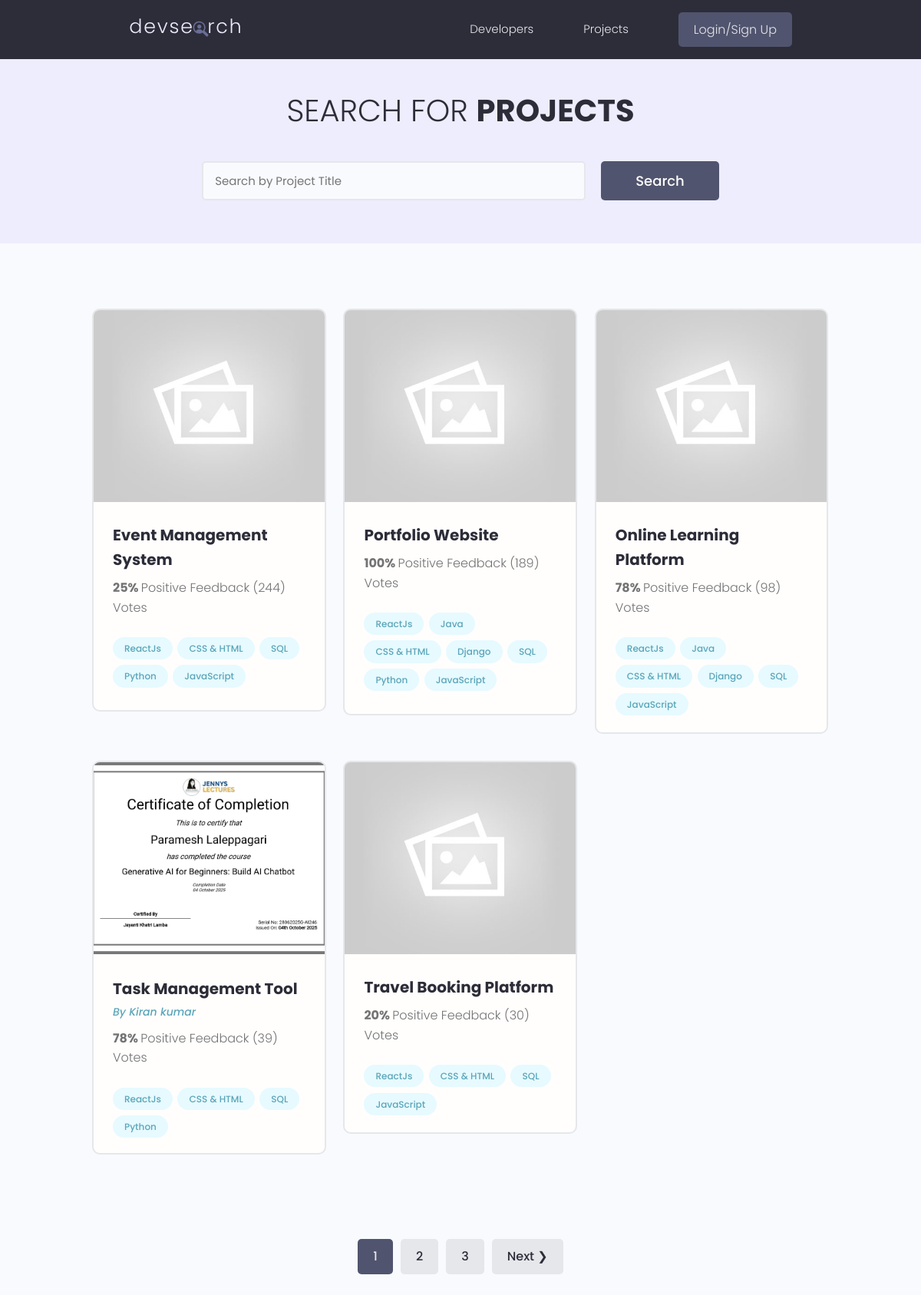
Page /projects/ on the earlier database version.
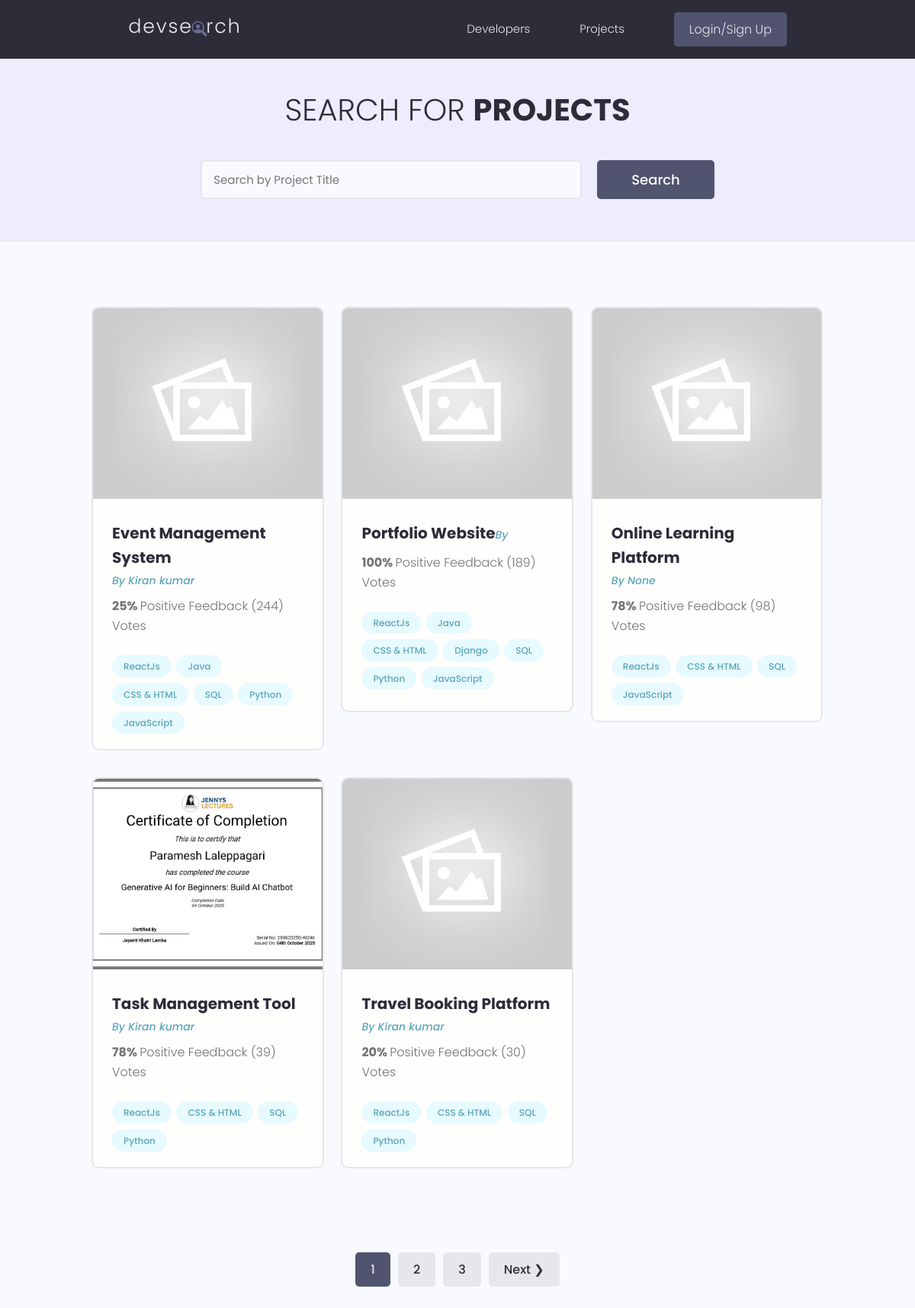
Same page on the later database version.
### projects/models.py (models this page shows, shortened)
class Project(models.Model):
    owner = models.ForeignKey(Profile, null=True, blank=True, on_delete=models.SET_NULL)
    title = models.CharField(max_length=200)
    description = models.TextField(null=True , blank=True)
    feature_image = models.ImageField(null=True , blank=True, default='default.jpg')
    demo_link = models.CharField(max_length=2000, null=True , blank=True)
    source_link = models.CharField(max_length=2000, null=True , blank=True)
    tags =models.ManyToManyField('Tag', blank=True)
    vote_total = models.IntegerField(default=0, null=True , blank=True)
    vote_ratio = models.IntegerField(default=0, null=True , blank=True)
    created = models.DateTimeField(auto_now_add=True)
    id = models.UUIDField(default=uuid.uuid4, unique=True, primary_key=True, editable=False)
    class Meta:
        ordering = ['-vote_total', '-vote_ratio', 'title']
    @property
    def imageURL(self):
        try:
            url = self.feature_image.url
        except:
            url = ''
        return url

class Tag(models.Model):
    name = models.CharField(max_length=200)
    created = models.DateTimeField(auto_now_add=True)
    id = models.UUIDField(default=uuid.uuid4, unique=True, primary_key=True, editable=False)
    def __str__(self):
        return self.name

### users/models.py (models this page shows, shortened)
class Profile(models.Model):
    user = models.OneToOneField(User, on_delete=models.CASCADE, null=True, blank=True)
    name = models.CharField(max_length=200, blank=True, null=True)
    email = models.EmailField(max_length=500, blank=True, null=True)
    username = models.CharField(max_length=200, blank=True, null=True)
    location = models.CharField(max_length=200, blank=True, null=True, default="Earth")
    short_intro = models.CharField(max_length=200, blank=True, null=True, default="This is a default bio. User has not added a bio yet.")
    bio = models.TextField(blank=True, null=True)
    profile_image = models.ImageField(
        null=True, blank=True, upload_to='profiles/', default="profiles/user-default.png")
    social_github = models.CharField(max_length=200, blank=True, null=True)
    social_twitter = models.CharField(max_length=200, blank=True, null=True)
    social_linkedin = models.CharField(max_length=200, blank=True, null=True)
    social_youtube = models.CharField(max_length=200, blank=True, null=True)
    social_website = models.CharField(max_length=200, blank=True, null=True)
    created = models.DateTimeField(auto_now_add=True)
    id = models.UUIDField(default=uuid.uuid4, unique=True,
                          primary_key=True, editable=False)
    class Meta:
        ordering = ['created']

### projects/views.py (the view)
# urls.py: path('projects/', views.getProjects),           # ✅ list
def projects(request):
    projects, search_query = searchProjects(request)
    custom_range, projects = paginateProjects(request, projects, 5)
    context={'projects':projects, 'search_query': search_query,'custom_range': custom_range}
    return render(request, 'projects/projects.html', context)

### projects/utils.py (called while the page is built)
def paginateProjects(request, projects, results):
    page = request.GET.get('page')
    paginator = Paginator(projects, results)
    try:
        projects = paginator.page(page)
    except PageNotAnInteger:
        page = 1
        projects = paginator.page(page)
    except EmptyPage:
        page = paginator.num_pages
        projects = paginator.page(page)
    leftIndex = (int(page) - 4)
    if leftIndex < 1:
        leftIndex = 1
    rightIndex = (int(page) + 5)
    if rightIndex > paginator.num_pages:
        rightIndex = paginator.num_pages + 1
    custom_range = range(leftIndex, rightIndex)
    return custom_range, projects

def searchProjects(request):
    search_query = ''
    if request.GET.get('search_query'):
        search_query = request.GET.get('search_query')
    tags= Tag.objects.filter(name__icontains=search_query)
    projects =Project.objects.distinct().filter(
        Q(title__icontains=search_query) |
        Q(description__icontains=search_query) |
        Q(owner__name__icontains=search_query) |
        Q(tags__in=tags)
    )
    return projects, search_query

### projects/templates/projects/projects.html (shortened to what this page needs)
{% extends 'main.html' %} {% load static %} {% block content %}
<main class="projects">
  <section class="hero-section text-center">
    <div class="container container--narrow">
      <div class="hero-section__box">
        <h2>Search for <span>Projects</span></h2>
      </div>
      <div class="hero-section__search">
        <form
          id="searchForm"
          class="form"
          action="{% url 'projects' %}"
          method="get"
        >
          <div class="form__field">
            <input
              class="input input--text"
              type="text"
              name="search_query"
              placeholder="Search by Project Title"
              value="{{ search_query }}"
            />
          </div>
          <input class="btn btn--sub btn--lg" type="submit" value="Search" />
        </form>
      </div>
    </div>
  </section>
  <section class="projectsList">
    <div class="container">
      <div class="grid grid--three">
        {% for project in projects %}
        <div class="column">
          <div class="card project">
            <a href="{% url 'single-project' project.id %}" class="project">
              {% if project.imageURL %}
              <img
                class="project__thumbnail"
                src="{{ project.imageURL }}"
                alt="project thumbnail"
              />
              {% else %}
              <img
                class="project__thumbnail"
                src="{% static 'images/default.jpg' %}"
                alt="default image"
              />
              {% endif %}
              <div class="card__body">
                <h3 class="project__title">{{ project.title }}</h3>
                {% if project.owner %}
                <a
                  class="project__author"
                  href="{% url 'user-profile' project.owner.id %}"
                >
                  By {{ project.owner.name }}
                </a>
                {% endif %}
                <p class="project--rating">
                  <span style="font-weight: bold">
                    {{ project.vote_ratio }}%
                  </span>
                  Positive Feedback ({{ project.vote_total }})
                  Vote{{project.vote_total|pluralize:"s" }}
                </p>
                <div class="project__tags">
                  {% for tag in project.tags.all %}
                  <span class="tag tag--pill tag--main">
                    <small>{{ tag }}</small>
                  </span>
                  {% endfor %}
                </div>
              </div>
            </a>
          </div>
        </div>
        {% endfor %}
      </div>
    </div>
  </section>
  {% include 'projects/pagination.html' with queryset=projects custom_range=custom_range %}
</main>
{% endblock %}

Differences in the rows shown:
changed Project "Event Management System": owner.name (not shown) → "Kiran kumar"; gains Tag (name "Java")
changed Project "Portfolio Website": now shows "By"
changed Project "Online Learning Platform": owner.name (not shown) → "None"; loses Tag (name "Java"); loses Tag (name "Django")
changed Project "Travel Booking Platform": owner.name (not shown) → "Kiran kumar"; gains Tag (name "Python"); loses Tag (name "JavaScript")
